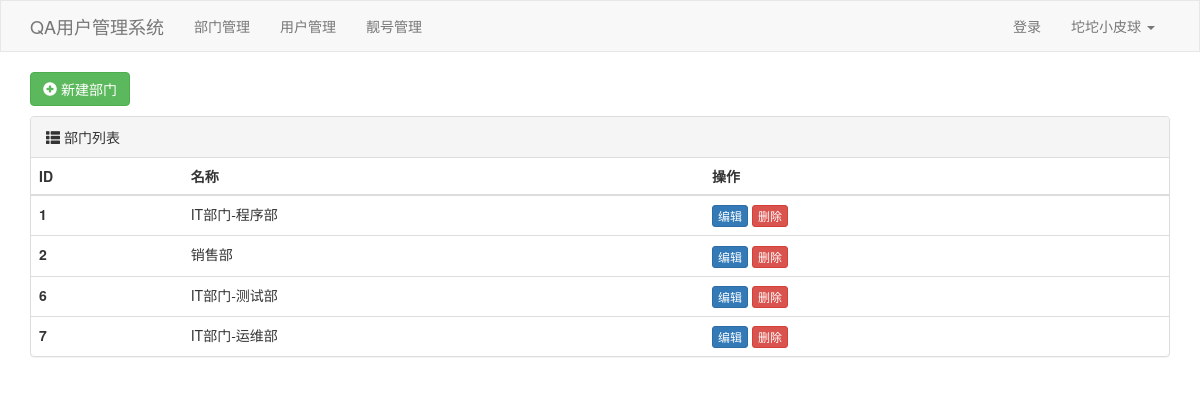
The page /depart/list/ on the database its author committed.
### Test_App/models.py (models this page shows, shortened)
class Department(models.Model):
    title = models.CharField(verbose_name='标题', max_length=32)
    docs = models.CharField(verbose_name="描述", max_length=100, default="描述")

### Test_App/views.py (the view)
# urls.py: path('depart/list/', views.depart_list),
def depart_list(request):
    departlist = Department.objects.all()
    return render(request, "depart_list.html", {"depart_list": departlist})

### Test_App/templates/depart_list.html
{% extends 'layout.html' %}
{% block content %}
    <div class="container">
        <div style="margin-bottom: 10px;">
            <a href="/depart/add/" class="btn btn-success">
                <span class="glyphicon glyphicon-plus-sign" aria-hidden="true"></span>
                新建部门</a>
        </div>
        <div class="panel panel-default">
            <div class="panel-heading">
                <span class="glyphicon glyphicon-th-list" aria-hidden="true"></span>
                部门列表
            </div>
            <table class="table">
                <thead>
                    <tr>
                        <th>ID</th>
                        <th>名称</th>
                        <th>操作</th>
                    </tr>
                </thead>
                <tbody>
                    {% for item in depart_list %}
                        <tr>
                            <th scope="row">{{ item.id }}</th>
                            <td>{{ item.title}}</td>
                            <td>
                                <a href="/depart/{{ item.id }}/edit" class="btn btn-primary btn-xs">编辑</a>
                                <a href="/depart/delete/?nid={{ item.id }}" class="btn btn-danger btn-xs">删除</a>
                            </td>
                        </tr>
                    {% endfor %}
            </table>
        </div>
    </div>
{% endblock %}

### rows shown on the page
Department: id "1", title "IT部门-程序部"
Department: id "2", title "销售部"
Department: id "6", title "IT部门-测试部"
Department: id "7", title "IT部门-运维部"
